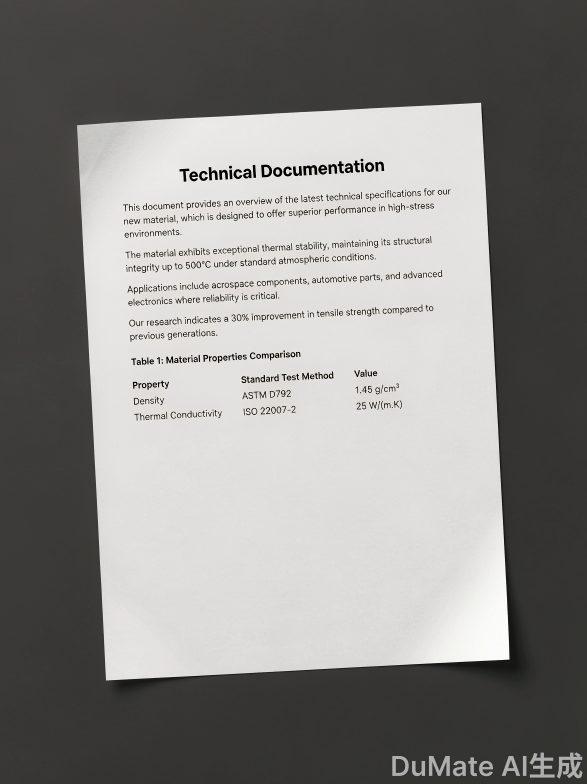
#> input picture 应用层项目/文档扫描仪/assets/doc-02-tilted-on-charcoal.png, 1760 x 2352 px (shown at 1/3 size); its folder holds only this picture in this run
$ python demo.py
#> lines starting #> are read from the running program, lines starting #| are printed output that depends on the picture; after the words box and inside, x2 and y2 are one past the last pixel; in counts of white or black regions, pixels touching at a corner belong together
# -*- coding: utf-8 -*-
"""文档扫描仪：自动找纸张四角、透视校正、光照均衡，把翻拍照片变成"扫描件"。

思路：
    1. 素材是带 alpha 的纸张照片，用 alpha 与灰度联合确定纸面区域；
    2. 最大轮廓做多边形逼近得到四个角点（不足则用最小外接矩形兜底）；
    3. 按目标长宽比做四点透视变换，把纸面拉正；
    4. 自适应阈值 + 去阴影（同态式的除法归一化）得到白底黑字的扫描件；
    5. 三张素材各生成一组“原图 → 拉正 → 扫描件”的对照拼图。

核心函数：cv2.findContours / cv2.approxPolyDP / cv2.getPerspectiveTransform / cv2.adaptiveThreshold
输出：output/scan_result.png、scan_corners.png
"""

import argparse
import glob
import os
import sys

try:
    import cv2
    import numpy as np
except ImportError:  # pragma: no cover
    sys.exit("缺少依赖：pip install opencv-contrib-python numpy")

HERE = os.path.dirname(os.path.abspath(__file__))
PROJ = os.path.dirname(HERE)
ASSETS = os.path.join(PROJ, "assets")
OUT = os.path.join(PROJ, "output")

TARGET_W = 700   # 拉正后的目标宽度


def out_path(name):
    os.makedirs(OUT, exist_ok=True)
    return os.path.join(OUT, name)


def load_page(path):
    """读入素材：alpha 通道用作纸面掩膜，返回 (bgr, 纸面掩膜)。"""
    raw = cv2.imread(path, cv2.IMREAD_UNCHANGED)
    if raw is None:
        return None, None
    bgr = raw[:, :, :3].copy() if raw.ndim == 3 and raw.shape[2] == 4 else raw.copy()
    gray = cv2.cvtColor(bgr, cv2.COLOR_BGR2GRAY)
    # 素材的 alpha 是全不透明（纸张靠亮度区别于背景），所以用亮度阈值找纸面
    mask = (gray > 140).astype(np.uint8) * 255
    mask = cv2.morphologyEx(mask, cv2.MORPH_CLOSE, np.ones((25, 25), np.uint8))
    mask = cv2.morphologyEx(mask, cv2.MORPH_OPEN, np.ones((9, 9), np.uint8))
    return bgr, mask


def find_quad(bgr, mask):
    """在掩膜上找最大四边形，返回 4 个角点（顺时针）。"""
    contours, _ = cv2.findContours(mask, cv2.RETR_EXTERNAL, cv2.CHAIN_APPROX_SIMPLE)
    if not contours:
        return None
    c = max(contours, key=cv2.contourArea)
    peri = cv2.arcLength(c, True)
    for eps in (0.02, 0.04, 0.06, 0.08):
        approx = cv2.approxPolyDP(c, eps * peri, True)
        if len(approx) == 4:
            return approx.reshape(4, 2).astype(np.float32)
    rect = cv2.minAreaRect(c)
    return cv2.boxPoints(rect).astype(np.float32)


def order_points(pts):
    s = pts.sum(axis=1)
    d = np.diff(pts, axis=1).ravel()
    return np.float32([pts[np.argmin(s)], pts[np.argmin(d)], pts[np.argmax(s)], pts[np.argmax(d)]])


def warp(bgr, quad, width=TARGET_W):
    tl, tr, br, bl = order_points(quad)
    w = max(np.linalg.norm(tr - tl), np.linalg.norm(br - bl))
    h = max(np.linalg.norm(bl - tl), np.linalg.norm(br - tr))
    height = int(width * h / max(w, 1.0))
    dst = np.float32([[0, 0], [width - 1, 0], [width - 1, height - 1], [0, height - 1]])
    M = cv2.getPerspectiveTransform(np.float32([tl, tr, br, bl]), dst)
    return cv2.warpPerspective(bgr, M, (width, height))


def to_scan(page):
    """光照均衡 + 二值化：先除以大尺度模糊去掉阴影，再自适应阈值。"""
    gray = cv2.cvtColor(page, cv2.COLOR_BGR2GRAY)
    blur = cv2.GaussianBlur(gray, (0, 0), 35)
    norm = cv2.divide(gray, blur, scale=255)
    bin_ = cv2.adaptiveThreshold(norm, 255, cv2.ADAPTIVE_THRESH_GAUSSIAN_C, cv2.THRESH_BINARY, 41, 12)
    bin_ = cv2.medianBlur(bin_, 3)
    return cv2.cvtColor(bin_, cv2.COLOR_GRAY2BGR)


def labeled(img, text, size=(360, 270)):
    out = cv2.resize(img, size)
    cv2.rectangle(out, (0, 0), (out.shape[1], 30), (0, 0, 0), -1)
    cv2.putText(out, text, (8, 22), cv2.FONT_HERSHEY_SIMPLEX, 0.5, (0, 255, 255), 1)
    return out


def main():
    ap = argparse.ArgumentParser(description="翻拍文档自动校正为扫描件")
    ap.add_argument("--display", action="store_true")
    args = ap.parse_args()

    files = sorted(glob.glob(os.path.join(ASSETS, "doc-0*.png")))
    if not files:
        sys.exit("assets/ 下没有 doc-0*.png")

    rows, corners_preview = [], []
    for path in files:
        bgr, mask = load_page(path)
#> in load_page, raw is the input picture: shape (2352, 1760, 4); mean B, G, R, A 134.1, 136.5, 138.1, 255
#> in load_page, `mask = (gray > 140).astype(np.uint8) * 255`:
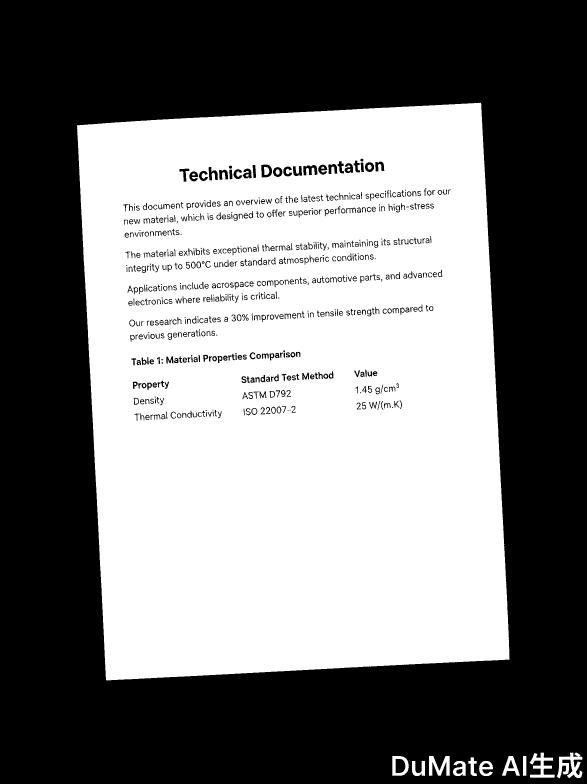
#> mask: shape (2352, 1760) (shown at 1/3 size); 48% white; 216 white regions (16 under 20 px), largest, box (x1, y1, x2, y2) and area: (231, 308, 1529, 2041) 1961869, (1670, 2258, 1747, 2335) 3003, (1588, 2258, 1664, 2333) 2437
#> in load_page, `mask = cv2.morphologyEx(mask, cv2.MORPH_CLOSE, np.ones((25, 25), np.ui..`:
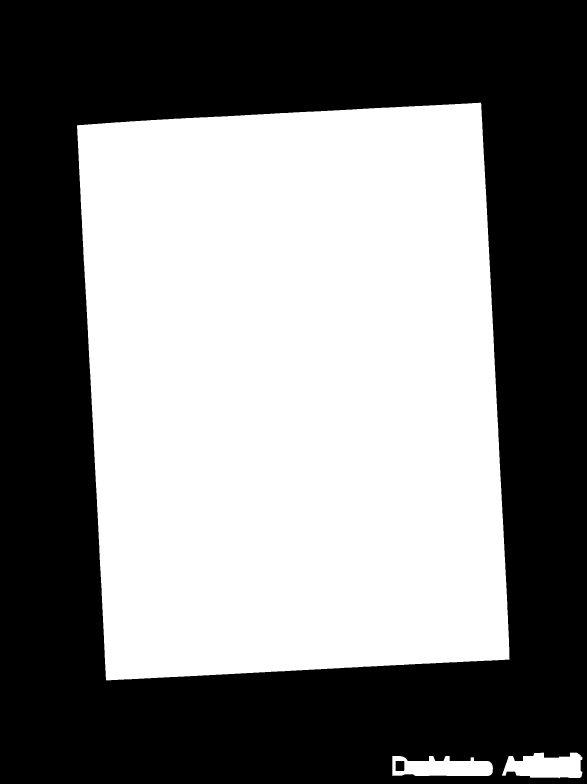
#> mask: shape (2352, 1760) (shown at 1/3 size); 49.7% white; 3 white regions, box (x1, y1, x2, y2) and area: (231, 308, 1529, 2041) 2029387, (1506, 2258, 1747, 2335) 13930, (1177, 2268, 1479, 2328) 13585
#> in load_page, `mask = cv2.morphologyEx(mask, cv2.MORPH_OPEN, np.ones((9, 9), np.uint8))`: mask: shape (2352, 1760); 49.7% white; 3 white regions
        if bgr is None:
            continue
        quad = find_quad(bgr, mask)
#> in find_quad, `contours, _ = cv2.findContours(mask, cv2.RETR_EXTERNAL, cv2.CHAIN_APPR..`: contours = 3 contours; box (x1, y1, x2, y2) and area: (231, 309, 1528, 2041) 2026500, (1177, 2268, 1478, 2328) 13964, (1513, 2258, 1746, 2334) 13450
#> in find_quad, `c = max(contours, key=cv2.contourArea)`: c = contour of 606 points, box (x1, y1, x2, y2) (231, 309, 1528, 2041), area 2026500
#> in find_quad, `peri = cv2.arcLength(c, True)`: peri = 5877.7
#> the loop in find_quad, `for eps in (0.02, 0.04, 0.06, 0.08):` made 1 pass
#> approx on pass 1: [[1442, 309], [231, 376], [318, 2040], [1527, 1978]]
#> quad = [[1442, 309], [231, 376], [318, 2040], [1527, 1978]]
        if quad is None:
            print("跳过（找不到纸张轮廓）：", os.path.basename(path))
            continue
        height_mm_ratio = None
        flat = warp(bgr, quad)
#> in order_points, `s = pts.sum(axis=1)`: s = [1751, 607, 2358, 3505]
#> in order_points, `d = np.diff(pts, axis=1).ravel()`: d = [-1133, 145, 1722, 451]
#> in warp, `tl, tr, br, bl = order_points(quad)`: tl = [231, 376]; tr = [1442, 309]; br = [1527, 1978]; bl = [318, 2040]
#> in warp, `w = max(np.linalg.norm(tr - tl), np.linalg.norm(br - bl))`: w = 1212.9
#> in warp, `h = max(np.linalg.norm(bl - tl), np.linalg.norm(br - tr))`: h = 1671.2
#> in warp, `height = int(width * h / max(w, 1.0))`: height = 964
#> in warp, `dst = np.float32([[0, 0], [width - 1, 0], [width - 1, height - 1], [0,..`: dst = [[0, 0], [699, 0], [699, 963], [0, 963]]
#> in warp, `M = cv2.getPerspectiveTransform(np.float32([tl, tr, br, bl]), dst)`: M = [[0.577, -0.0302, -122], [0.0319, 0.576, -223.9], [2.36e-06, -1.24e-06, 1]]
        scan = to_scan(flat)
#> in to_scan, `blur = cv2.GaussianBlur(gray, (0, 0), 35)`:
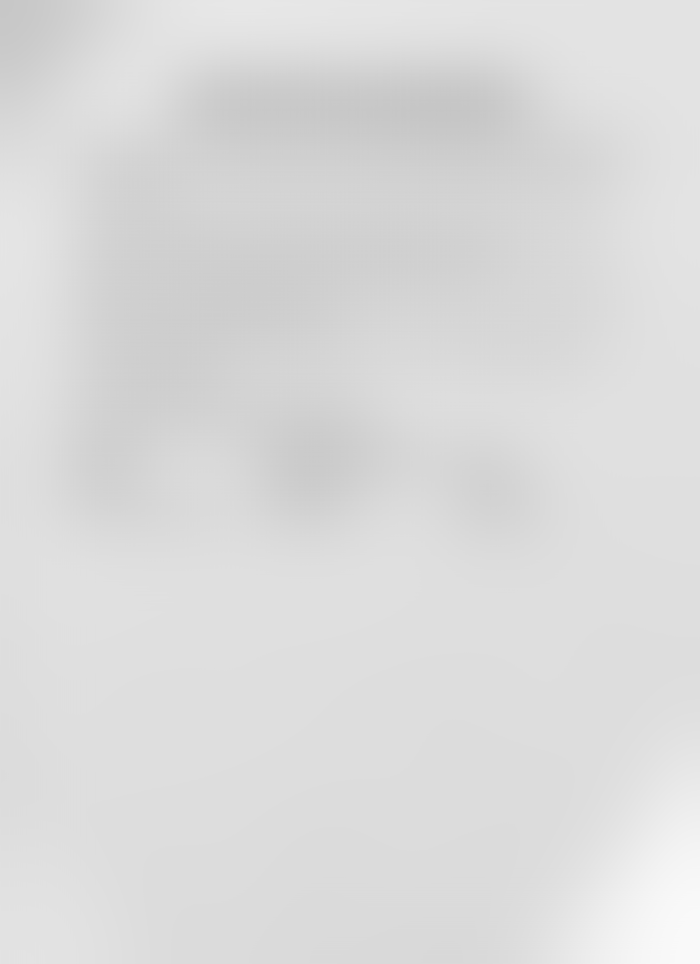
#> blur: shape (964, 700); min 197, max 249, mean 218.6
#> in to_scan, `bin_ = cv2.adaptiveThreshold(norm, 255, cv2.ADAPTIVE_THRESH_GAUSSIAN_C..`: bin_: shape (964, 700); 96.5% white; black in thin lines or dots
#> in to_scan, `bin_ = cv2.medianBlur(bin_, 3)`:
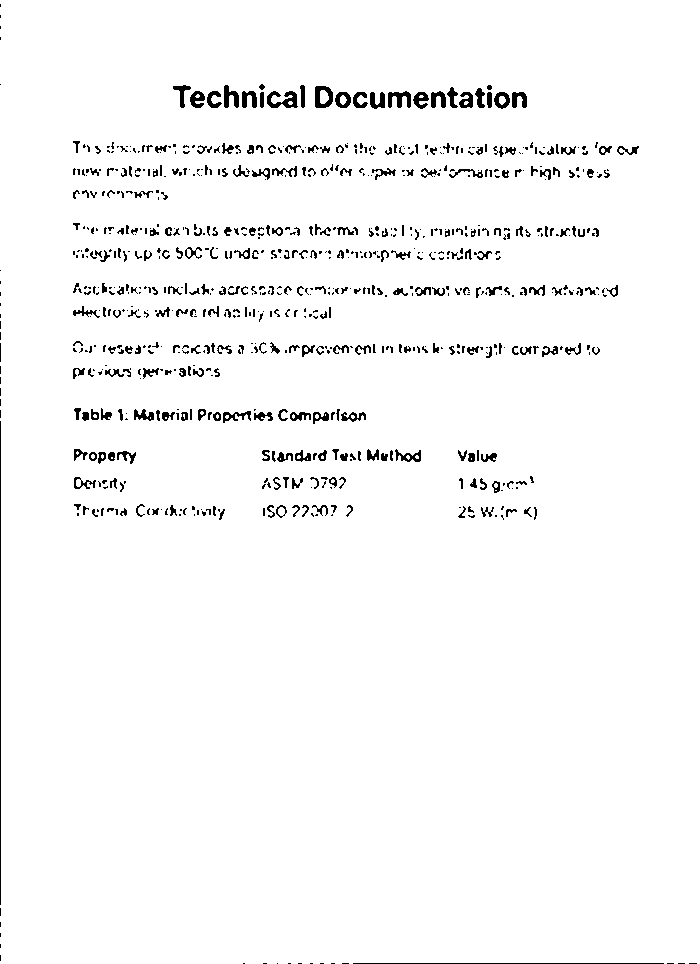
#> bin_: shape (964, 700); 97.1% white; black in thin lines or dots
#> in to_scan, `return cv2.cvtColor(bin_, cv2.COLOR_GRAY2BGR)`: returned value: shape (964, 700, 3); 97.1% white; black in thin lines or dots
        area_ratio = abs(cv2.contourArea(quad)) / float(bgr.shape[0] * bgr.shape[1])
#> area_ratio = 0.488
        print("%-34s 纸张占画面 %.0f%%，拉正后 %dx%d" %
              (os.path.basename(path), 100 * area_ratio, flat.shape[1], flat.shape[0]))
#| doc-02-tilted-on-charcoal.png      纸张占画面 49%，拉正后 700x964

        marked = bgr.copy()
        cv2.polylines(marked, [quad.astype(np.int32)], True, (0, 255, 0), 6)
        corners_preview.append(marked)
        rows.append(np.hstack([labeled(bgr, "photo"), labeled(marked, "detected corners"),
                               labeled(flat, "rectified"), labeled(scan, "binarized")]))
#> in labeled, `cv2.rectangle(out, (0, 0), (out.shape[1], 30), (0, 0, 0), -1)`: out: shape (270, 360, 3); mean B, G, R 127.1, 129.3, 130.7
#> call 4 of labeled, with text = 'binarized', size = (360, 270)
#> in labeled (call 4), `cv2.putText(out, text, (8, 22), cv2.FONT_HERSHEY_SIMPLEX, 0.5, (0, 255..`:
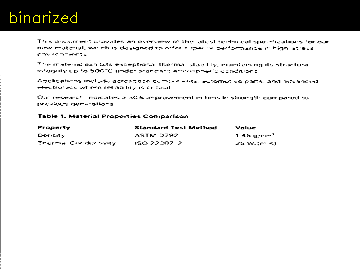
#> out: shape (270, 360, 3); mean B, G, R 219.8, 220.2, 220.2

    if not rows:
        sys.exit("没有成功处理的素材")
    cv2.imwrite(out_path("scan_result.png"), np.vstack(rows))
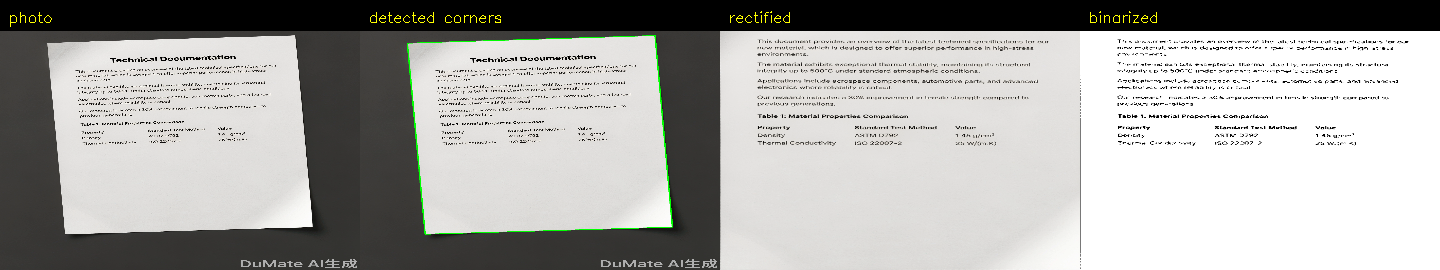
#> saved as scan_result.png: shape (270, 1440, 3); mean B, G, R 166, 168.7, 169.2
    cv2.imwrite(out_path("scan_corners.png"), np.vstack([labeled(c, "corners", (600, 450)) for c in corners_preview]))
#> in labeled (call 5), `cv2.putText(out, text, (8, 22), cv2.FONT_HERSHEY_SIMPLEX, 0.5, (0, 255..`:
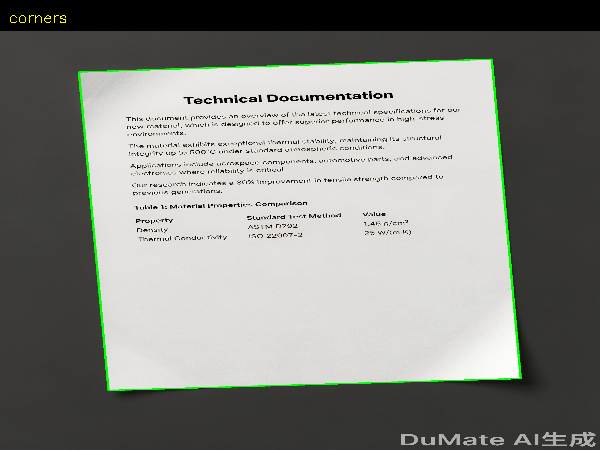
#> out: shape (450, 600, 3); mean B, G, R 128.2, 133, 132
    print("已保存 output/scan_result.png、scan_corners.png")

    if args.display:
        cv2.imshow("scan", cv2.resize(np.vstack(rows), None, fx=0.4, fy=0.4))
        cv2.waitKey(0)
        cv2.destroyAllWindows()


if __name__ == "__main__":
    main()
